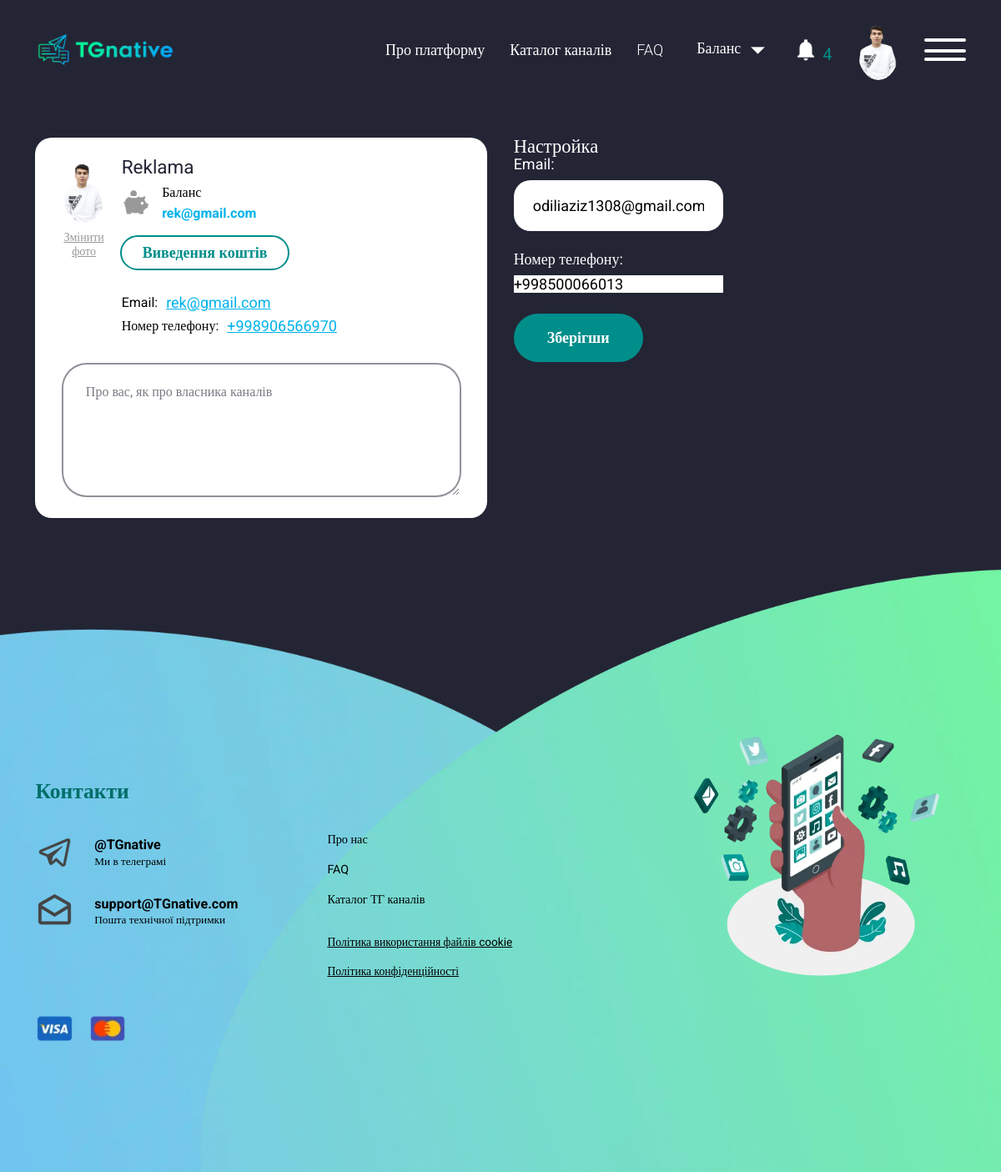
Page /24/telegram (signed in) on the committed database.
### accounts/models.py (models this page shows, shortened)
class Profile(models.Model):
    username=models.OneToOneField(User,on_delete=models.CASCADE,related_name='profile')
    phone_number = PhoneNumberField()
    first_name=models.CharField(max_length=150)
    last_name=models.CharField(max_length=150)
    email=models.EmailField()
    balance = models.DecimalField(max_digits=10, decimal_places=2,default=0)
    currency=models.CharField(max_length=10)
    created_at=models.DateTimeField(auto_now_add=True)
    photo=models.ImageField()
    is_online = models.BooleanField(default=False)
    last_visited = models.DateTimeField(auto_now=True)
    timezone = models.CharField(max_length=63, choices=[(tz, tz) for tz in pytz.all_timezones], default='UTC')

### accounts/views.py (the view, shortened to what this page needs)
# urls.py: path('<int:pk>/telegram',views.UpdateTelegram.as_view(),name='cabinet_telegram'),
class UpdateTelegram(LoginRequiredMixin, UpdateView):
    template_name = "update_telegram.html"
    model = Profile
    form_class = Update_Profile
    login_url = reverse_lazy('login')
    def get_context_data(self, *, object_list=None, **kwargs):
        context = super().get_context_data(**kwargs)
        context['user'] = Profile.objects.get(username=self.request.user)
        return context

### accounts/forms.py
class Update_Profile(BaseUpdateForm):
    class Meta(BaseUpdateForm.Meta):
        model=Profile

### accounts/templates/update_telegram.html (shortened to what this page needs)
{% extends 'base.html' %}
{% load static %}
    {% block content %}
    <main class="page">
			<section class="account-mainscreen">
				<div class="account-mainscreen__container">
					<div class="info-account">
						<div class="info-account__item">
							<div class="info-account__head">
								<div class="info-account__img-wrap">
									<div class="info-account__img">
                                        {% if user.photo %}
                                        <picture><source srcset="/{{user.photo}}" type="image/webp"><img class="img-fluid" src="/{{user.photo}}" alt=""></picture>
                                        {% else %}
										<picture><source srcset="{% static 'img/channel/avatar-not-found.webp' %}" type="image/webp"><img class="img-fluid" src="{% static 'img/channel/avatar-not-found.png' %}" alt=""></picture>
									    {% endif %}
                                    </div>
									<button class="info-account__label hhv-blue" id="changePhoto" type="button">Змінити фото</button>
								</div>
								<div class="info-account__head-content">
									<div class="label-dark label-dark_s24">{{user.first_name}} {{user.last_name}}</div>
									<div class="info-account__row">
										<div class="info-account__row-item">
											<div class="info-account__icon">
												<img class="img-fluid" src="{% static 'img/icons/pig.svg' %}" alt="">
											</div>
											<div class="info-account__row-content">
												<div class="label-black label-black_s16">Баланс</div>
												<div class="label-blue label-blue_s16">{{user.email}}</div>
											</div>
										</div>
										<a class="button button_sm button_no-bg" href="{% url 'balance' %}">Виведення коштів</a>
									</div>
									<div data-da=".info-account__content,480.98,first" class="info-account__head-email">
										<span class="label-black label-black_s16">Email:</span>
										<a href="mailto:{{user.email}}">{{user.email}}</a>
									</div>
									<div data-da=".info-account__content,480.98,first" class="info-account__head-email">
										<span class="label-black label-black_s16">Номер телефону:</span>
										<a href="tel:+380503315146"> {{user.phone_number}}</a>
									</div>
								</div>
							</div>
							<div class="info-account__content">
								<textarea class="info-account__textarea" placeholder="Про вас, як про власника каналів" name="about" id="about"></textarea>
							</div>
						</div>
					</div>
					<form method="post" enctype="multipart/form-data">
						<h2 class="label-white label-white_s24">Настройка</h2>
						<div class="account-mainscreen__form-content">
							<div class="settings-account account-mainscreen__item">
								<div class="settings-account__content">
									<div class="settings-account__item">
										<div class="form">
											<div class="search-form__item">
												<label for="qiwi" class="label-white">Email:</label>
												{{form.email}}
											</div>
										</div>
									</div>
									<div class="settings-account__item">
										<div class="form">
											<div class="search-form__item">
												<label for="qiwi" class="label-white">Номер телефону:</label>
                                                 {{form.phone_number}}
											</div>
										</div>
									</div>
									<div data-da=".account-mainscreen__form,767.98" class="settings-account__item settings-account__item_btn">
										<button class="button" type="submit">Зберігши</button>
									</div>
								</div>
							</div>
							<div class="change-pass account-mainscreen__item">
								<div class="form form-pass">
								</div>
							</div>
						</div>
				</div>
			</section>
		</main>
    {% endblock %}

### templates/inc/header_cabinet.html (shortened to what this page needs)
{% load static %}
<header class="header header_account">
			<div class="header__container">
				<div class="header__column">
					<a href="{% url 'main' %}" class="header__logo">
						<picture><source srcset="{% static 'img/logo.webp' %}" type="image/webp"><img class="img-fluid" src="{% static 'img/logo.png' %}" alt=""></picture>
					</a>
				</div>
				<div class="header__column">
					<div class="header__menu">
						<a href="{% url 'about' %}" class="header__link hhv-green ">Про платформу</a>
						<a href="{% url 'category-list' %}" class="header__link hhv-green ">Каталог каналів</a>
						<a href="{% url 'faq' %}" class="header__link hhv-green ">FAQ</a>
					</div>
					<div data-dropdown class="header__dropdown dropdown-header dropdown-header_sm">
						<button data-dropdown-btn class="dropdown-header__btn" type="button">
							<span>Баланс</span>
							<img src="{% static 'img/icons/triangle.svg' %}" class="arrow" alt="">
						</button>
					</div>
					{% if bell %}
					<a href="{% url 'logging' %}#noti" class="header__cart">
						<img class="img-fluid" src="{% static 'img/icons/bell.svg' %}" alt="">
						<span>{{number_count}}</span>
					</a>
					{% endif %}
					{% if user_photo %}
					<a href="{% url url_cabinet pk %}" class="header__avatar">
						<picture><source srcset="/{{ user_photo }}" type="image/webp"><img class="img-fluid" src="/{{ user_photo }}" alt=""></picture>
						</a>
						{% else %}
					 <a href="{% url url_cabinet pk %}" class="header__avatar">
						<picture><source srcset="{% static 'img/channel/avatar-not-found.webp' %}" type="image/webp"><img class="img-fluid" src="{% static 'img/channel/avatar-not-found.png' %}" alt=""></picture>
					 </a>
					{% endif %}
					<div data-dropdown class="header__dropdown dropdown-header">
						<button data-dropdown-btn class="dropdown-header__btn icon-menu" type="button">
							<span></span>
						</button>
					</div>
				</div>
			</div>
		</header>

### rows in the picture
Profile: photo (picture), first_name "Reklama", email "rek@gmail.com", phone_number "+998906566970"
Profile: email "odiliaziz1308@gmail.com", phone_number "+998500066013"

### other values in the picture
{{ number_count }} "4"
